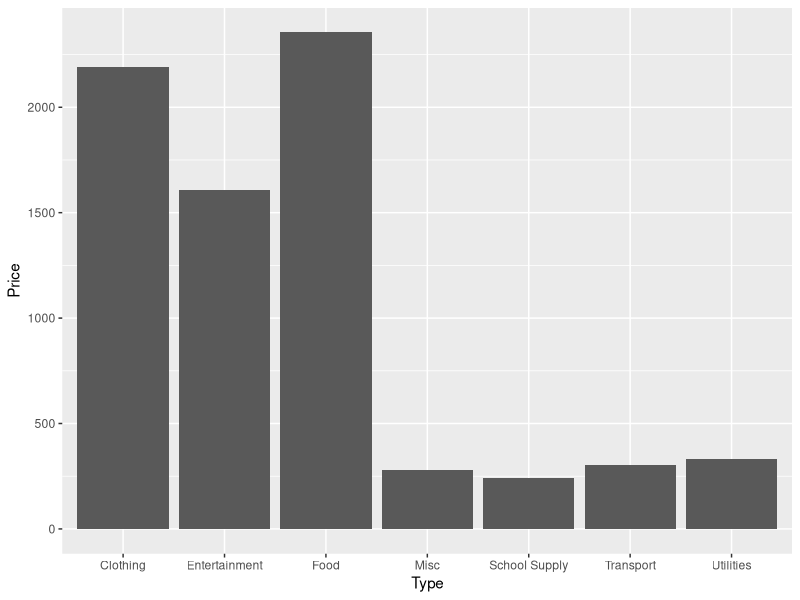
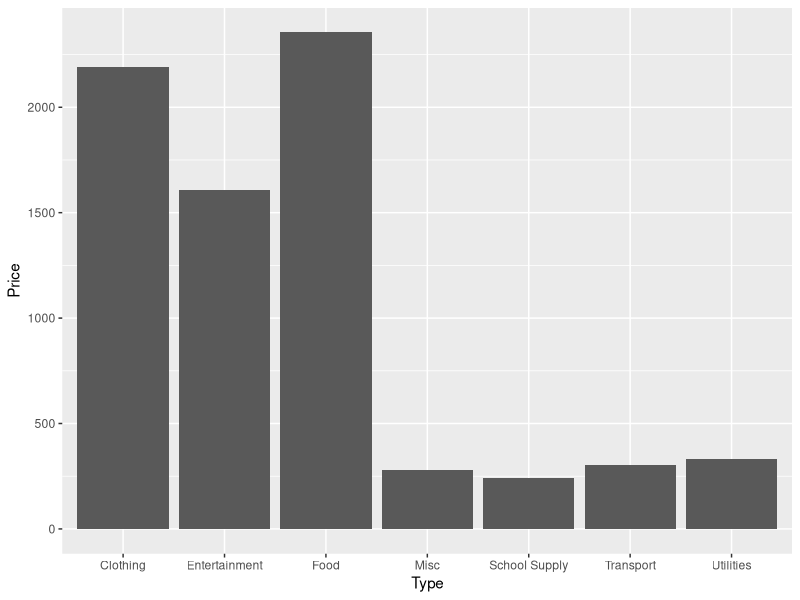

Recreate these plots in R, in order.
library(ggplot2)

data <- read.csv("01_daily_expenses_sample_data.csv", stringsAsFactors = FALSE)

# clean names
colnames(data) <- c("Date", "Type", "Product", "Price")

# ensure numeric
data$Price <- as.numeric(data$Price)

sum_dat <- aggregate(Price ~ Type, data = data, sum)

ggplot(sum_dat, aes(x = Type, y = Price)) +
  geom_bar(stat = "identity")

ggsave("01_daily_expenses_plot.png")
